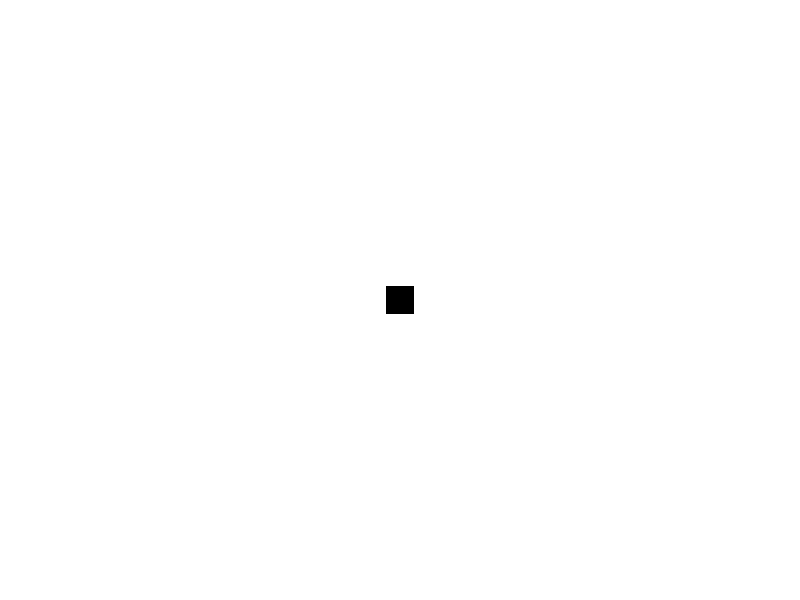
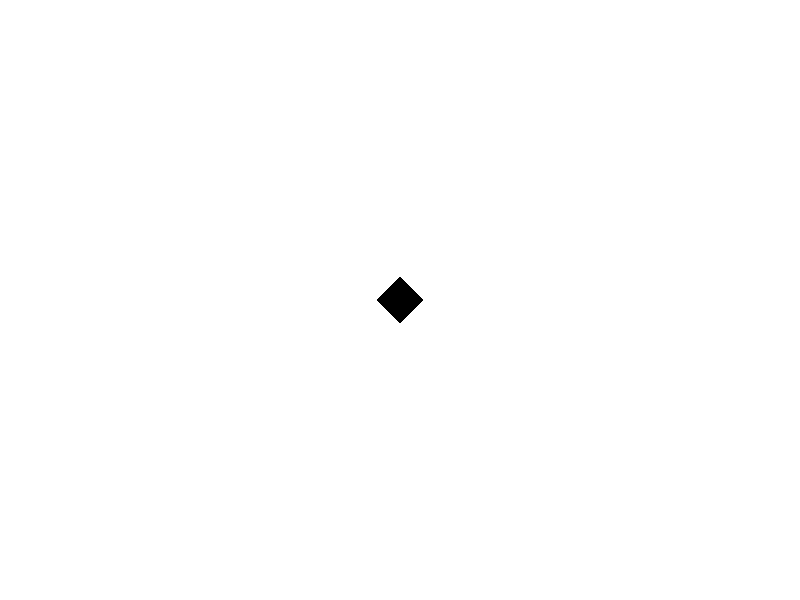

These figures' R source, in order:
f <- 'icon1.bmp'
width <- 30
height <- 30
bmp(f, width = width, height = height, bg = 'transparent', type = 'cairo')
par(mar=c(0,0,0,0))
plot(.5, .5, pch = 15, col = 'black', cex = min(width, height) / 8,
     bty = 'n', axes = FALSE, ylab = '', xlab = '', type = 'p')
dev.off()

f <- 'icon2.tif'
width <- 50
height <- 50
tiff(f, width = width, height = height, bg = 'transparent', type = 'cairo')
par(mar=c(0,0,0,0))
plot(.5, .5, pch = 18, col = 'black', cex = min(width, height) / 8,
     bty = 'n', axes = FALSE, ylab = '', xlab = '', type = 'p')
dev.off()



